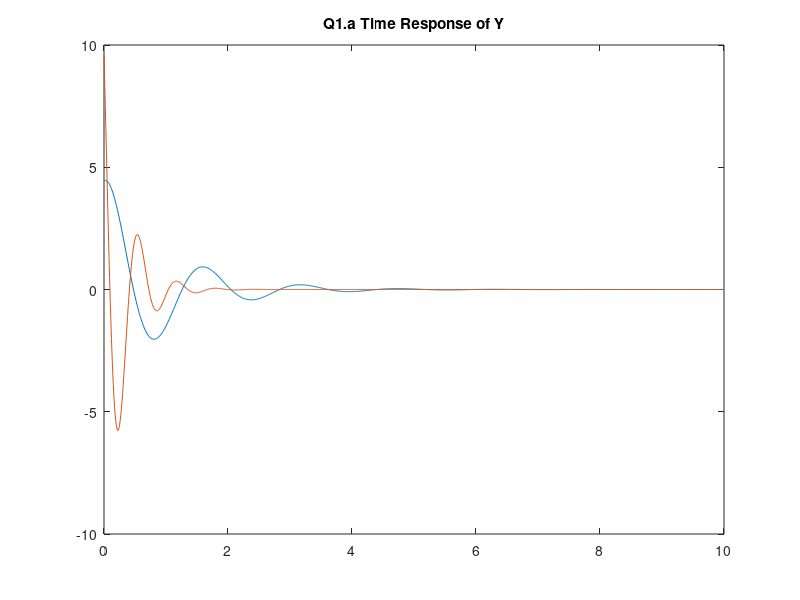
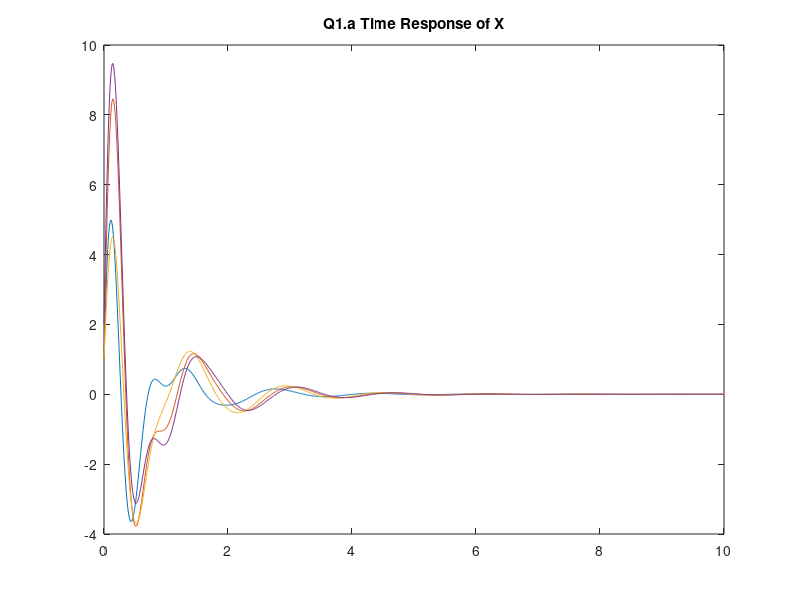
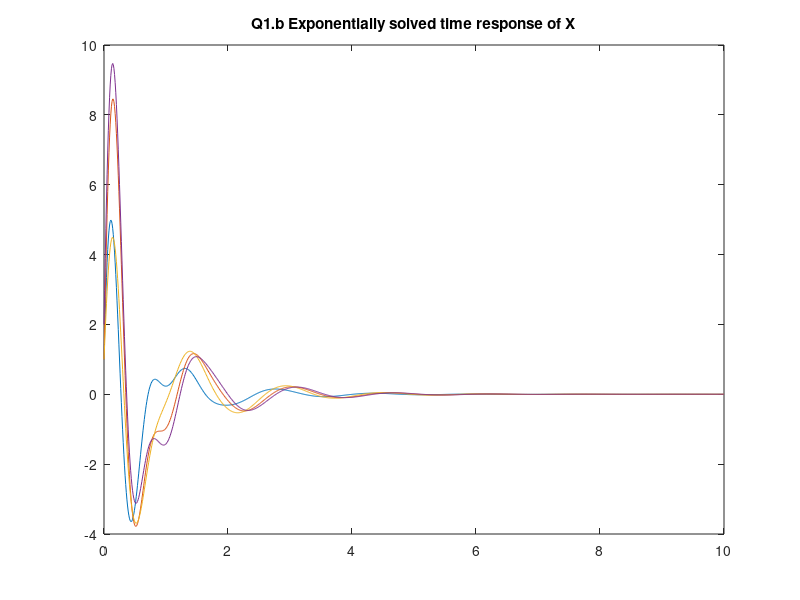
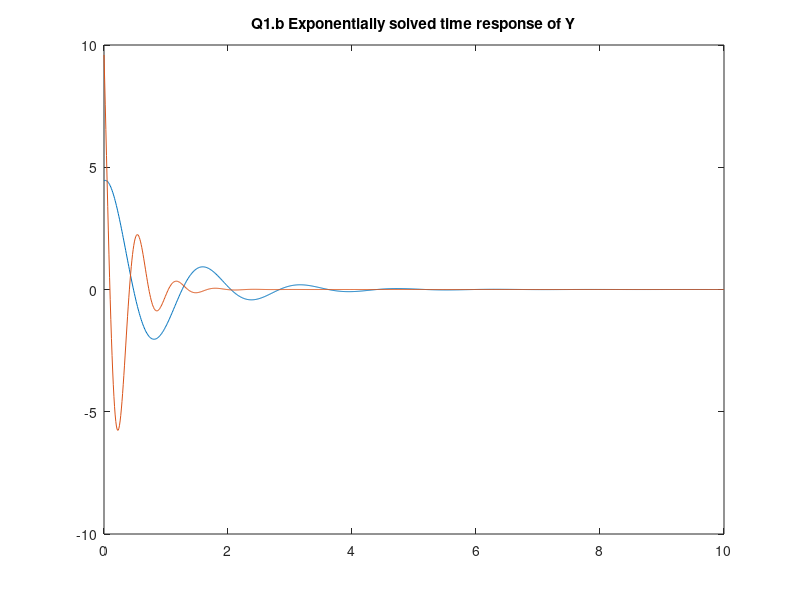

Source code (MATLAB) for these figures, in order: (Note: this script raises an error after producing the figures.)
%% a
close all
clear

% Create System
A = [12.5314 , -91.36 , 28.7129 , 59.9628 ; 
     21.316 , -115.6631 , 37.5584 , 75.0519 ; 
     13.967 , -53.5817 , 15.4161 , 33.4391 ; 
     20.5222 , -123.3107 , 42.267 , 79.7156]; %4x4

B = [1.7649 , 1.7649; 
     2.8318 , 2.8318; 
     2.2353 , 2.2353; 
     2.7294 , 2.7294]; %2x4
 
C = [-0.46166 , -4.4635 , 1.9151 , 3.7274 ;
      1.0853 , -12.82 , 4.5753 , 8.3759]; %4x2
  
D = [0 , 0 ; 
     0 , 0 ]; %2x2

sys = ss(A,B,C,D);
% End Create System

T = 0:0.01:10; 
X0 = [1, 1, 1, 2].';  % Column vector of initial state
U = zeros(size(T));  % Set up with no inputs 2x1001
U = repmat(U, 2, 1);

[Y, Tsim, X] = lsim(sys, U, T, X0);

figure(1)
plot(Tsim, Y);
title("Q1.a Time Response of Y");
figure(2)
plot(Tsim, X);
title("Q1.a Time Response of X");
%% b
%close all
clear

% Create System
A = [12.5314 , -91.36 , 28.7129 , 59.9628 ; 
     21.316 , -115.6631 , 37.5584 , 75.0519 ; 
     13.967 , -53.5817 , 15.4161 , 33.4391 ; 
     20.5222 , -123.3107 , 42.267 , 79.7156]; %4x4

B = [1.7649 , 1.7649; 
     2.8318 , 2.8318; 
     2.2353 , 2.2353; 
     2.7294 , 2.7294]; %2x4
 
C = [-0.46166 , -4.4635 , 1.9151 , 3.7274 ;
      1.0853 , -12.82 , 4.5753 , 8.3759]; %4x2
  
D = [0 , 0 ; 
     0 , 0 ]; %2x2

% End Create System

T = 0:0.01:10;
T_idx = 2:1:1001;
X0 = [1, 1, 1, 2].';  % Column vector of initial state
X = zeros(4,1001);
X(:,1) = X0;


% As there is no input, it is autonomous, so we can ignore B and D

for t = T_idx
    X(:,t) = expm((T(t) - T(t-1))*A)*X(:,(t-1));
end

figure(3)
plot(T,X)
title("Q1.b Exponentially solved time response of X")

Y = C * X;
figure(4)
plot(T,Y)
title("Q1.b Exponentially solved time response of Y")
%% c
clear

% Create System
A = [12.5314 , -91.36 , 28.7129 , 59.9628 ; 
     21.316 , -115.6631 , 37.5584 , 75.0519 ; 
     13.967 , -53.5817 , 15.4161 , 33.4391 ; 
     20.5222 , -123.3107 , 42.267 , 79.7156]; %4x4

B = [1.7649 , 1.7649; 
     2.8318 , 2.8318; 
     2.2353 , 2.2353; 
     2.7294 , 2.7294]; %2x4
 
C = [-0.46166 , -4.4635 , 1.9151 , 3.7274 ;
      1.0853 , -12.82 , 4.5753 , 8.3759]; %4x2
  
D = [0 , 0 ; 
     0 , 0 ]; %2x2

sys = ss(A,B,C,D);
 
% End Create System

T = 0:0.01:10; 
X0 = [1, 1, 1, 2].';  % Column vector of initial state
U = [heaviside(T-1);
     2*heaviside(T-5)];  % Set up with heaviside inputs

[Y, Tsim, X] = lsim(sys, U, T, X0);

figure(5)
plot(Tsim,X)
title("Q1.c Time Response of X with Heaviside Step Functions");

figure(6)
plot(Tsim,Y)
title("Q1.c Time Response of Y with Heaviside Step Functions");

%% d
clear

% Create System
A = [12.5314 , -91.36 , 28.7129 , 59.9628 ; 
     21.316 , -115.6631 , 37.5584 , 75.0519 ; 
     13.967 , -53.5817 , 15.4161 , 33.4391 ; 
     20.5222 , -123.3107 , 42.267 , 79.7156]; %4x4

B = [1.7649 , 1.7649; 
     2.8318 , 2.8318; 
     2.2353 , 2.2353; 
     2.7294 , 2.7294]; %2x4
 
C = [-0.46166 , -4.4635 , 1.9151 , 3.7274 ;
      1.0853 , -12.82 , 4.5753 , 8.3759]; %4x2
  
D = [0 , 0 ; 
     0 , 0 ]; %2x2

sys = ss(A,B,C,D);
timeStep = 0.0001;
T = 0:timeStep:10; 
% End Create System
sysd = c2d(sys, timeStep);

X0 = [1, 1, 1, 2].';  % Column vector of initial state
U = zeros(size(T));  % Set up with no inputs 2x1001
U = repmat(U, 2, 1);

[Y, Tsim, X] = lsim(sysd, U, T, X0);
figure(7)
plot(Tsim, Y);
title("Q1.d Discrete Time Response of Y");
figure(8)
plot(Tsim, X);
title("Q1.d Discrete Time Response of X");
%% e 

clear

% Create System
A = [12.5314 , -91.36 , 28.7129 , 59.9628 ; 
     21.316 , -115.6631 , 37.5584 , 75.0519 ; 
     13.967 , -53.5817 , 15.4161 , 33.4391 ; 
     20.5222 , -123.3107 , 42.267 , 79.7156]; %4x4

B = [1.7649 , 1.7649; 
     2.8318 , 2.8318; 
     2.2353 , 2.2353; 
     2.7294 , 2.7294]; %2x4
 
C = [-0.46166 , -4.4635 , 1.9151 , 3.7274 ;
      1.0853 , -12.82 , 4.5753 , 8.3759]; %4x2
  
D = [0 , 0 ; 
     0 , 0 ]; %2x2

sys = ss(A,B,C,D);
timeStep = 0.5;
T = 0:timeStep:10; 
% End Create System
sysd = c2d(sys, timeStep);

X0 = [1, 1, 1, 2].';  % Column vector of initial state
U = zeros(size(T));  % Set up with no inputs 2x1001
U = repmat(U, 2, 1);

[Y, Tsim, X] = lsim(sysd, U, T, X0);
figure(9)
plot(Tsim, Y);
title("Q1.e Discrete T_S Changed Time Response of Y");
figure(10)
plot(Tsim, X);
title("Q1.e Discrete T_S Changed Time Response of X");
%% f

clear

% Create System
A = [12.5314 , -91.36 , 28.7129 , 59.9628 ; 
     21.316 , -115.6631 , 37.5584 , 75.0519 ; 
     13.967 , -53.5817 , 15.4161 , 33.4391 ; 
     20.5222 , -123.3107 , 42.267 , 79.7156]; %4x4

B = [1.7649 , 1.7649; 
     2.8318 , 2.8318; 
     2.2353 , 2.2353; 
     2.7294 , 2.7294]; %2x4
 
C = [-0.46166 , -4.4635 , 1.9151 , 3.7274 ;
      1.0853 , -12.82 , 4.5753 , 8.3759]; %4x2
  
D = [0 , 0 ; 
     0 , 0 ]; %2x2
% End Create System



T = 0:0.01:10;
T_idx = 2:1:1001;
X0 = [1, 1, 1, 2].';  % Column vector of initial state
X = zeros(size(T));
X = repmat(X, 4, 1);
X(:,1) = X0;

k_range = 10;
for t = T_idx
    phi = 0;
    for k = 0:1:k_range
       phi = phi + ((T(t)-T(t-1))*A)^k;
    end
    X(:,t) = expm((T(t) - T(t-1))*A)*X(:,(t-1));
end

figure(11)
plot(T,X)
title("Q1.f Matrix Exponential time response of X")

Y = C * X;
figure(12)
plot(T,Y)
title("Q1.f Matrix Exponential time response of Y")